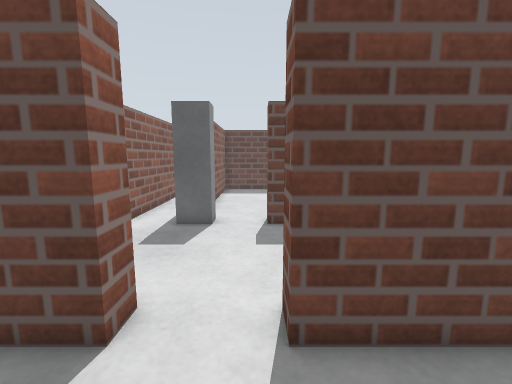
[1] (above)

19 first-person views from a walk through a world built for the Gazebo simulator. The camera is 0.57 m above the floor, tilts 8° down and sees 90° across. The floor is counted in squares, 0.2 m on a side. Each view is taken from the middle of a square. On the plan, view 1 faces up. The plan holds only what a view shows up to about 19 squares ahead; the rest is blank. The place goes on beyond the plan.

[2]
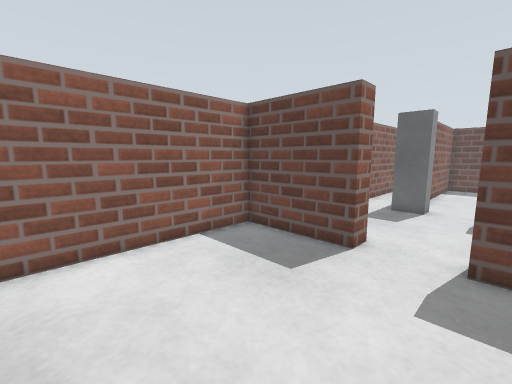

[3]
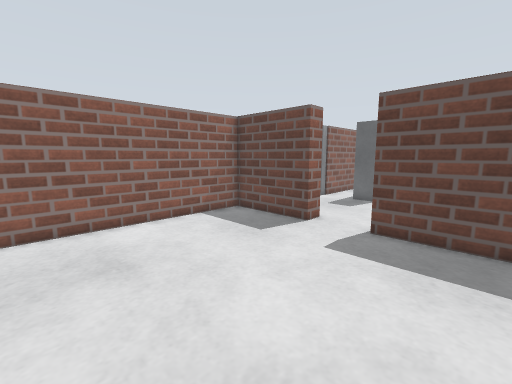

[4]
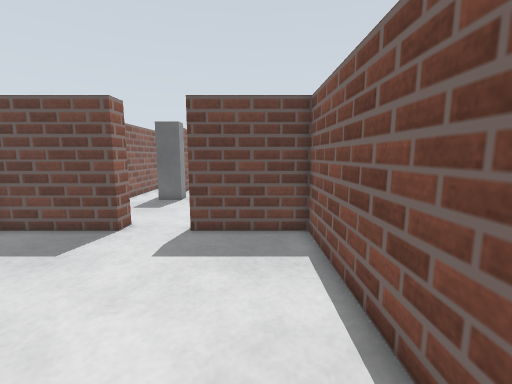

[5]
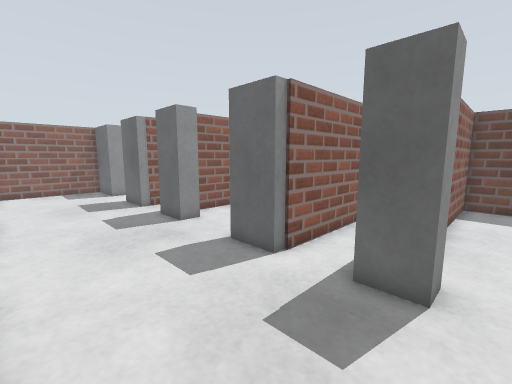

[6]
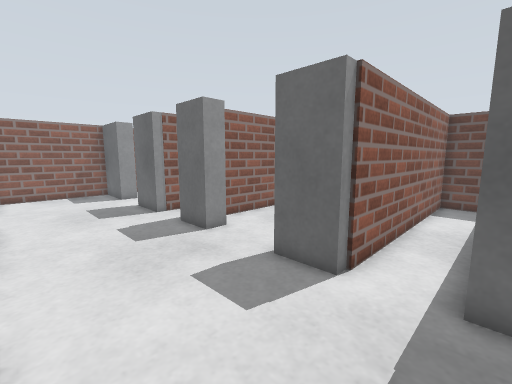

[7]
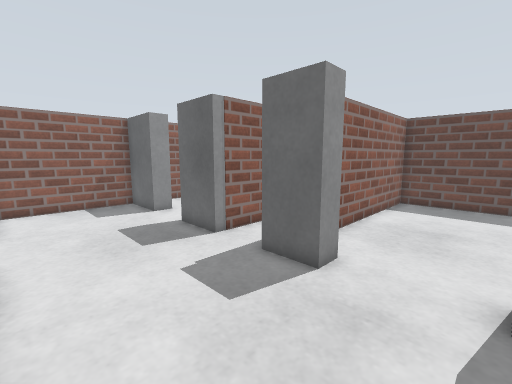

[8]
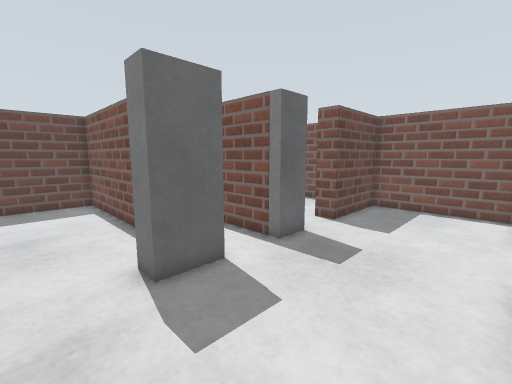

[9]
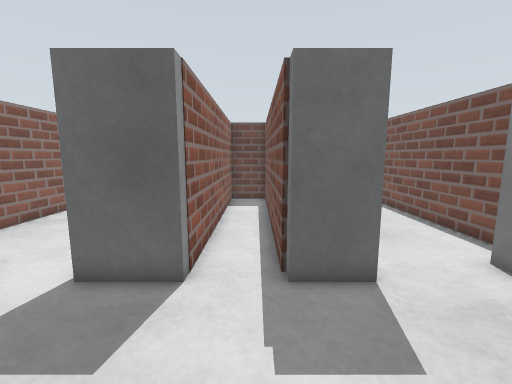

[10]
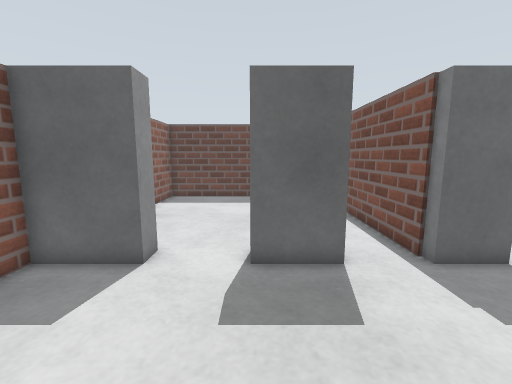

[11]
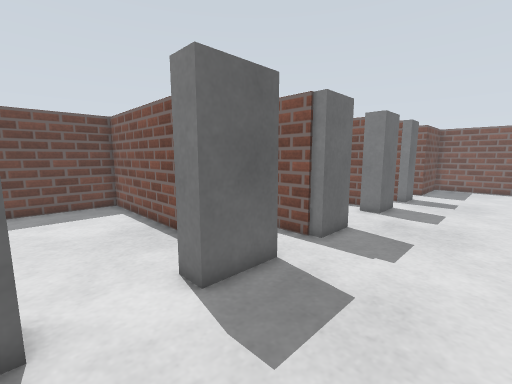

[12]
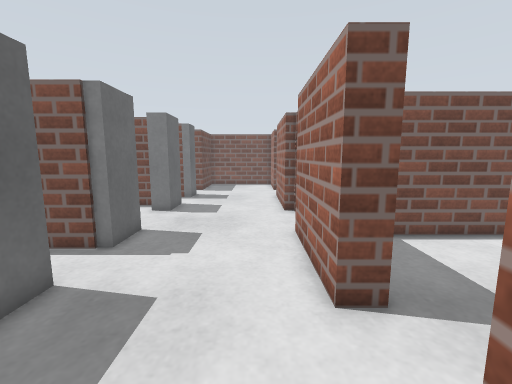

[13]
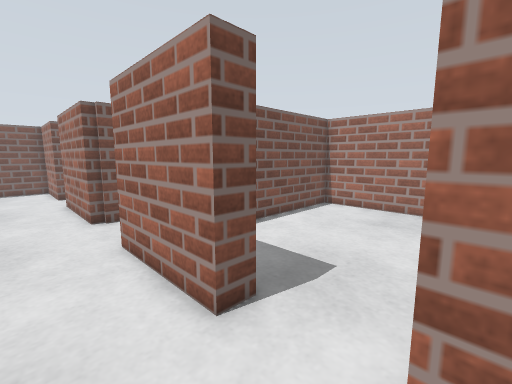

[14]
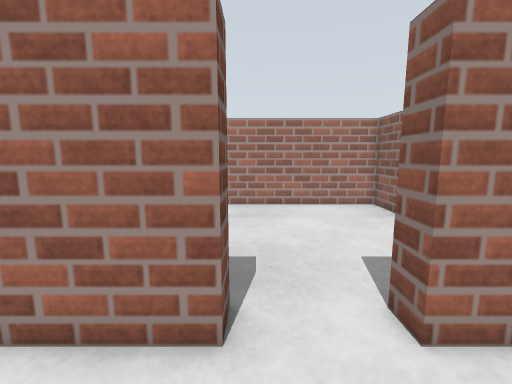

[15]
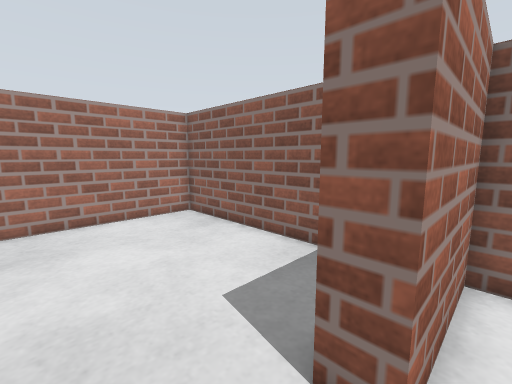

[16]
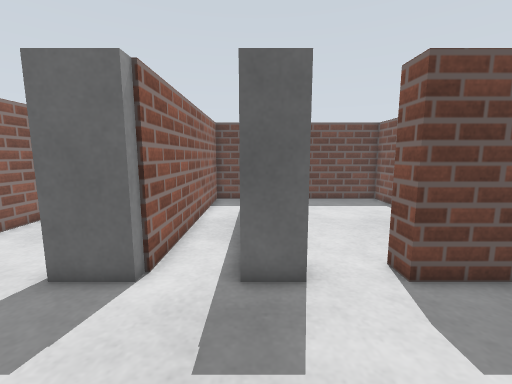

[17]
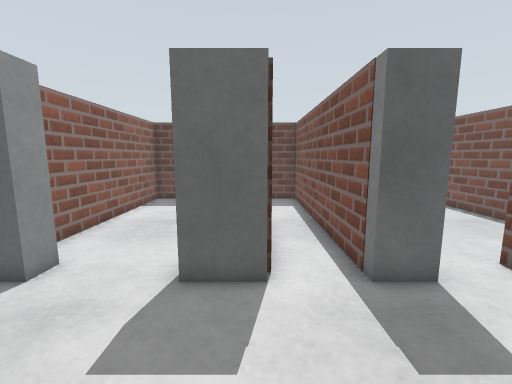

[18]
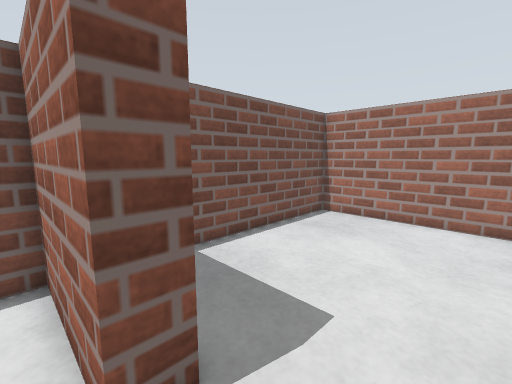

[19]
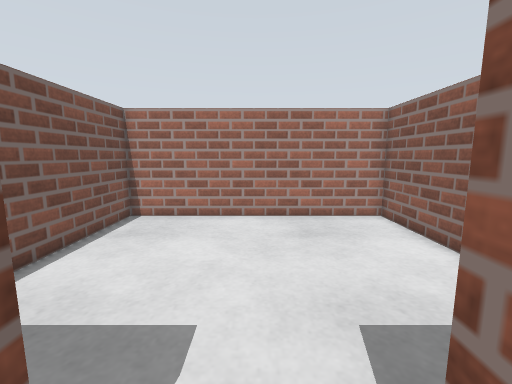

### Floor plan
Points are (right, up) in squares from view 1. A wall is a line through its corners. A room is listed if a view was taken in it or the views show most of it. See-through windows are left out.
Room 1 (views 1, 2, 3, 4)
walls: (-2.2, 3.5) (-7, 3.5) (-7, -7) (5, -7) (5, 3.5) (0.5, 3.5)
ways out: opening at (-1, 4) to room 2
Room 2 (views 5, 6, 7, 8, 9, 10, 11, 12, 13, 14, 15, 16, 17, 18, 19)
walls: (-13.4, 11.4) (-13.4, 21.1); (-16.5, 14.9) (-16.5, 22); (-6.4, 12) (-6.4, 22) (-12.6, 22) (-12.6, 12.4); (-7.8, 4.5) (-2.2, 4.5) (-2.2, 3.5); (-3.4, 11.4) (-3.4, 22) (-5.6, 22) (-5.6, 11.4); (-16.5, 3.4) (-16.5, 4.5) (-11.5, 4.5); (-13.2, 22) (-15.6, 22) (-15.6, 11.4); (-16.2, 22) (-24, 22) (-24, 13); (-24, 10.6) (-24, 4.5) (-19.5, 4.5) (-19.5, 3.5); (0.5, 3.5) (0.5, 4.5) (5, 4.5) (5, 10.5) (0.5, 10.5) (0.5, 11.5)
ways out: opening at (-1, 4) to room 1; opening at (-18, 4) to room 3; opening at (-1, 11.7) to room 4; opening at (-9.5, 4)
objects: grey box (-23, 11) to (-21, 11); grey box (-18, 11) to (-16, 11); grey box (-13, 11) to (-11, 11); grey box (-8, 11) to (-6, 11); grey post (-3, 11) to (-2, 11)
Room 3 (no view inside)
walls: (-24, 0.9) (-24, -7) (-12, -7) (-12, 1)
ways out: opening at (-18, 4) to room 2
Room 4 (no view inside)
walls: (5, 14.2) (5, 22) (-2.6, 22) (-2.6, 15.6)
ways out: opening at (-1, 11.7) to room 2

Positions as (right, up) in squares from view 1, and headings:
1: (0, 0), facing up
2: (1, -4), facing up-left
3: (4, -6), facing up-left
4: (3, -6), facing up
5: (-1, 5), facing up-left
6: (-3, 5), facing up-left
7: (-8, 5), facing up-left
8: (-10, 5), facing up-right
9: (-14, 5), facing up
10: (-18, 4), facing up
11: (-21, 6), facing up-right
12: (-21, 6), facing right
13: (-20, 7), facing down-right
14: (-17, 8), facing down
15: (-17, 5), facing down-left
16: (-3, 5), facing up
17: (-6, 5), facing up
18: (-2, 5), facing down-right
19: (-1, 5), facing down
